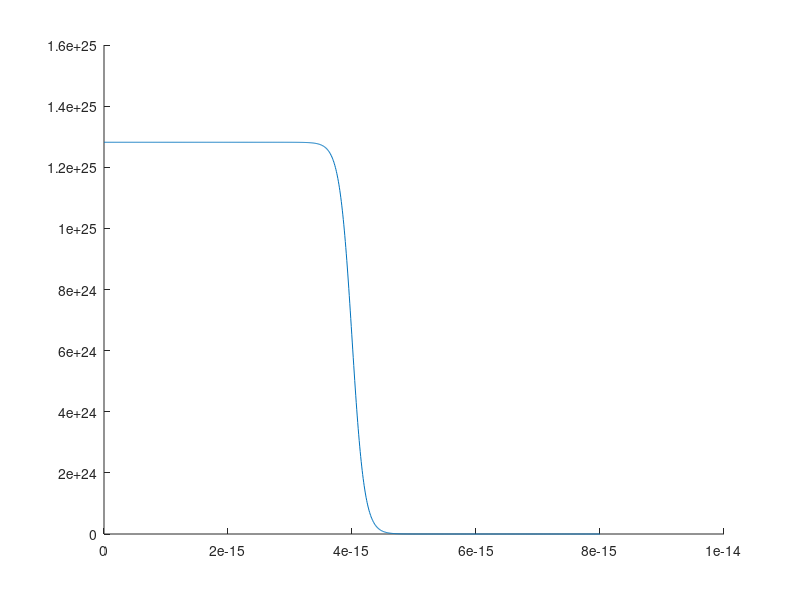
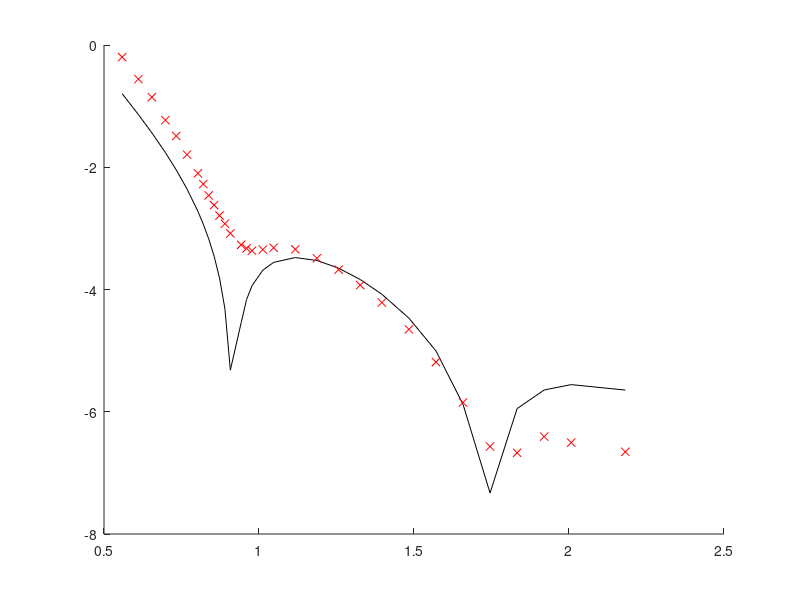

Reproduce these figures in MATLAB, in order. (Note: this script raises an error after producing the figures.)
%% Constants
% Fundamental
hbar = 6.62607004e-34/(2*pi);
q_e = 1.60217662e-19;
m_e = 9.109e-31;
c = 2.9979e8;
alpha = 1/137;

% Unit conversion
eV = 1.60217662e-19;
millibarn_per_sr = 1e31/(2*pi);

% Functions
gamma = @(E) E/(m_e*c^2);
v = @(E) c*sqrt(1 - 1./gamma(E).^2);
beta = @(E) v(E)/c;

% Experiment
Z_Ca40 = 20;
Z_e = 1;
E_250MeV = 250e6*eV;
theta = load("data/theta.tsv");
theta_rad = theta*pi/180;
cross_section = load("data/cross_section.tsv");
meas_error = load("data/meas_error.tsv");

%% Relativitic electron?
% For a classical electron gamma approx 1
gamma_experiment = gamma(E_250MeV);

% Assuming all of the energy goes to the E_kin of the electron
v_e_experiment = v(E_250MeV)/c;

%% Proton density and fitting vector
% Proton density that we want to optimize
% X(1) = rho_0, X(2) = a, X(3) = b
rho_ch = @(X, r) X(1)./(1 + exp((r-X(2))./X(3)));

% Create initial guesses for the fitting!
% rho_0 highest proton density
% a middle of fall off
% b sharpness of the falls off
rho_0 = q_e*0.08e45;
a_0 = 4e-15;  
b_0 = 0.1e-15;
X_0 = [rho_0, a_0, b_0];

% Plot of the proton desnsity with the initial guesses
figure(1)
clf; hold on;
r = linspace(0,8,1000)*1e-15;
plot(r, rho_ch(X_0, r))

%% Theoretical cross-section
% Relativistic kinetic energy for a electron
p_e = @(E) sqrt((E/c).^2 - m_e^2*c^2); 

% Difference of p_e before and after collision with Ca40
% Assumes the heavy core to be stationary and not recoil from collision 
q_diff = @(E, theta) sqrt(4*p_e(E).^2.*sin(theta/2).^2);

% Form factor integral broken into two pieces
form_const      = @(E, theta) 4*pi*hbar./(Z_Ca40*q_diff(E,theta)*q_e);
integrand       = @(X, r, E, theta) r.*rho_ch(X, r).*sin(q_diff(E, theta).*r/hbar);
form_integral   = @(X, E, theta) integral(@(r) integrand(X, r, E, theta), 0, 100e-10,'ArrayValued',true);
formfactor      = @(X, E, theta) form_integral(X, E, theta).*form_const(E_250MeV, theta);

% The Rutherford and Mott cross-sections
cross_ruth      = @(E, theta) (Z_e*Z_Ca40*alpha*hbar*c)^2./(4*beta(E)^4*E^2*sin(theta/2).^4);
cross_mott      = @(E, theta) cross_ruth(E, theta).*(1 - beta(E)^2*sin(theta/2).^2);

% Together they make the theoretical cross-section to be fitted against the
% measurement!
cross_theo      = @(E, theta, X) cross_mott(E_250MeV, theta_rad).*abs(formfactor(X_0,E_250MeV,theta)).^2;

figure(2)
clf; hold on;
plot(theta_rad, log10(cross_theo(E_250MeV,theta_rad,X_0)*millibarn_per_sr),'black')
plot(theta_rad, log10(cross_section),'redx')

%%
% Optimization
eps = 1e-6;
integrand       = @(r, X) rho_ch(X, r).*r.^2;
total_charge    = @(X, E) (4*pi/p_e(E))*integral(@(r) integrand(X, r), 0, 1e-10);
constraint      = @(X, E) ((Z_Ca40 - total_charge(X, E))/eps).^2;
Xi2             = @(X, theta) sum(((cross_theo(E_250MeV, theta, X) - cross_section)./meas_error).^2,2);

f = @(X, theta) Xi2(X, theta) + constraint(X, E_250MeV);
X_fit = lsqcurvefit(f, X_0, theta_rad, hannas_very_good_idea);








